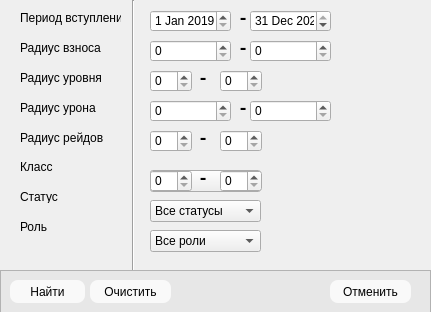
<?xml version="1.0" encoding="UTF-8"?>
<ui version="4.0">
 <class>Dialog</class>
 <widget class="QDialog" name="Dialog">
  <property name="geometry">
   <rect>
    <x>0</x>
    <y>0</y>
    <width>431</width>
    <height>312</height>
   </rect>
  </property>
  <property name="windowTitle">
   <string>Поиск</string>
  </property>
  <property name="windowIcon">
   <iconset>
    <normaloff>../icons/search.png</normaloff>../icons/search.png</iconset>
  </property>
  <widget class="Line" name="line">
   <property name="geometry">
    <rect>
     <x>123</x>
     <y>0</y>
     <width>20</width>
     <height>271</height>
    </rect>
   </property>
   <property name="orientation">
    <enum>Qt::Vertical</enum>
   </property>
  </widget>
  <widget class="QFrame" name="frame">
   <property name="geometry">
    <rect>
     <x>0</x>
     <y>270</y>
     <width>431</width>
     <height>51</height>
    </rect>
   </property>
   <property name="styleSheet">
    <string notr="true">background-color: rgb(231, 231, 231);</string>
   </property>
   <property name="frameShape">
    <enum>QFrame::StyledPanel</enum>
   </property>
   <property name="frameShadow">
    <enum>QFrame::Raised</enum>
   </property>
   <widget class="QPushButton" name="pushButton">
    <property name="geometry">
     <rect>
      <x>90</x>
      <y>10</y>
      <width>81</width>
      <height>23</height>
     </rect>
    </property>
    <property name="styleSheet">
     <string notr="true">background-color: rgb(249, 249, 249);
border-radius: 8px;</string>
    </property>
    <property name="text">
     <string>Очистить</string>
    </property>
    <property name="icon">
     <iconset>
      <normaloff>../icons/clear.png</normaloff>../icons/clear.png</iconset>
    </property>
   </widget>
   <widget class="QPushButton" name="pushButton_2">
    <property name="geometry">
     <rect>
      <x>10</x>
      <y>10</y>
      <width>75</width>
      <height>23</height>
     </rect>
    </property>
    <property name="styleSheet">
     <string notr="true">background-color: rgb(249, 249, 249);
border-radius: 8px;</string>
    </property>
    <property name="text">
     <string>Найти</string>
    </property>
    <property name="icon">
     <iconset>
      <normaloff>../icons/search.png</normaloff>../icons/search.png</iconset>
    </property>
   </widget>
   <widget class="QPushButton" name="pushButton_3">
    <property name="geometry">
     <rect>
      <x>330</x>
      <y>10</y>
      <width>81</width>
      <height>23</height>
     </rect>
    </property>
    <property name="styleSheet">
     <string notr="true">background-color: rgb(249, 249, 249);
border-radius: 8px;</string>
    </property>
    <property name="text">
     <string>Отменить</string>
    </property>
    <property name="icon">
     <iconset>
      <normaloff>../icons/cancel.png</normaloff>../icons/cancel.png</iconset>
    </property>
   </widget>
  </widget>
  <widget class="QLabel" name="label_2">
   <property name="geometry">
    <rect>
     <x>20</x>
     <y>70</y>
     <width>91</width>
     <height>16</height>
    </rect>
   </property>
   <property name="text">
    <string>Радиус уровня</string>
   </property>
  </widget>
  <widget class="QSpinBox" name="spinBox">
   <property name="geometry">
    <rect>
     <x>150</x>
     <y>70</y>
     <width>42</width>
     <height>22</height>
    </rect>
   </property>
   <property name="styleSheet">
    <string notr="true"/>
   </property>
   <property name="maximum">
    <number>31</number>
   </property>
  </widget>
  <widget class="QSpinBox" name="spinBox_2">
   <property name="geometry">
    <rect>
     <x>220</x>
     <y>70</y>
     <width>42</width>
     <height>22</height>
    </rect>
   </property>
   <property name="maximum">
    <number>31</number>
   </property>
  </widget>
  <widget class="QLabel" name="label_3">
   <property name="geometry">
    <rect>
     <x>200</x>
     <y>70</y>
     <width>16</width>
     <height>16</height>
    </rect>
   </property>
   <property name="font">
    <font>
     <family>Calibri</family>
     <pointsize>15</pointsize>
     <weight>75</weight>
     <bold>true</bold>
    </font>
   </property>
   <property name="text">
    <string>-</string>
   </property>
  </widget>
  <widget class="QComboBox" name="comboBox_2">
   <property name="geometry">
    <rect>
     <x>150</x>
     <y>200</y>
     <width>111</width>
     <height>22</height>
    </rect>
   </property>
   <item>
    <property name="text">
     <string>Все статусы</string>
    </property>
   </item>
   <item>
    <property name="text">
     <string>Активен</string>
    </property>
   </item>
   <item>
    <property name="text">
     <string>Неактивен</string>
    </property>
   </item>
   <item>
    <property name="text">
     <string>В отпуске</string>
    </property>
   </item>
  </widget>
  <widget class="QLabel" name="label_4">
   <property name="geometry">
    <rect>
     <x>20</x>
     <y>190</y>
     <width>47</width>
     <height>13</height>
    </rect>
   </property>
   <property name="text">
    <string>Статус</string>
   </property>
  </widget>
  <widget class="QLabel" name="label_5">
   <property name="geometry">
    <rect>
     <x>20</x>
     <y>10</y>
     <width>101</width>
     <height>16</height>
    </rect>
   </property>
   <property name="text">
    <string>Период вступления</string>
   </property>
  </widget>
  <widget class="QDateEdit" name="dateEdit">
   <property name="geometry">
    <rect>
     <x>150</x>
     <y>10</y>
     <width>81</width>
     <height>22</height>
    </rect>
   </property>
   <property name="date">
    <date>
     <year>2019</year>
     <month>1</month>
     <day>1</day>
    </date>
   </property>
  </widget>
  <widget class="QDateEdit" name="dateEdit_2">
   <property name="geometry">
    <rect>
     <x>250</x>
     <y>10</y>
     <width>81</width>
     <height>22</height>
    </rect>
   </property>
   <property name="date">
    <date>
     <year>2025</year>
     <month>12</month>
     <day>31</day>
    </date>
   </property>
  </widget>
  <widget class="QLabel" name="label_6">
   <property name="geometry">
    <rect>
     <x>240</x>
     <y>10</y>
     <width>16</width>
     <height>16</height>
    </rect>
   </property>
   <property name="font">
    <font>
     <family>Calibri</family>
     <pointsize>15</pointsize>
     <weight>75</weight>
     <bold>true</bold>
    </font>
   </property>
   <property name="text">
    <string>-</string>
   </property>
  </widget>
  <widget class="QComboBox" name="comboBox_3">
   <property name="geometry">
    <rect>
     <x>150</x>
     <y>230</y>
     <width>111</width>
     <height>22</height>
    </rect>
   </property>
   <item>
    <property name="text">
     <string>Все роли</string>
    </property>
   </item>
   <item>
    <property name="text">
     <string>Лидер</string>
    </property>
   </item>
   <item>
    <property name="text">
     <string>Заместитель</string>
    </property>
   </item>
   <item>
    <property name="text">
     <string>Офицер</string>
    </property>
   </item>
   <item>
    <property name="text">
     <string>Участник</string>
    </property>
   </item>
   <item>
    <property name="text">
     <string>Новичок</string>
    </property>
   </item>
  </widget>
  <widget class="QLabel" name="label_7">
   <property name="geometry">
    <rect>
     <x>20</x>
     <y>220</y>
     <width>47</width>
     <height>13</height>
    </rect>
   </property>
   <property name="text">
    <string>Роль</string>
   </property>
  </widget>
  <widget class="QComboBox" name="comboBox_4">
   <property name="geometry">
    <rect>
     <x>150</x>
     <y>170</y>
     <width>111</width>
     <height>22</height>
    </rect>
   </property>
  </widget>
  <widget class="QLabel" name="label_8">
   <property name="geometry">
    <rect>
     <x>20</x>
     <y>160</y>
     <width>47</width>
     <height>13</height>
    </rect>
   </property>
   <property name="text">
    <string>Класс</string>
   </property>
  </widget>
  <widget class="QLabel" name="label_9">
   <property name="geometry">
    <rect>
     <x>20</x>
     <y>40</y>
     <width>91</width>
     <height>16</height>
    </rect>
   </property>
   <property name="text">
    <string>Радиус взноса</string>
   </property>
  </widget>
  <widget class="QSpinBox" name="spinBox_3">
   <property name="geometry">
    <rect>
     <x>150</x>
     <y>40</y>
     <width>81</width>
     <height>22</height>
    </rect>
   </property>
   <property name="styleSheet">
    <string notr="true"/>
   </property>
   <property name="maximum">
    <number>31</number>
   </property>
  </widget>
  <widget class="QLabel" name="label_10">
   <property name="geometry">
    <rect>
     <x>240</x>
     <y>40</y>
     <width>16</width>
     <height>16</height>
    </rect>
   </property>
   <property name="font">
    <font>
     <family>Calibri</family>
     <pointsize>15</pointsize>
     <weight>75</weight>
     <bold>true</bold>
    </font>
   </property>
   <property name="text">
    <string>-</string>
   </property>
  </widget>
  <widget class="QSpinBox" name="spinBox_4">
   <property name="geometry">
    <rect>
     <x>250</x>
     <y>40</y>
     <width>81</width>
     <height>22</height>
    </rect>
   </property>
   <property name="maximum">
    <number>31</number>
   </property>
  </widget>
  <widget class="QLabel" name="label_11">
   <property name="geometry">
    <rect>
     <x>20</x>
     <y>100</y>
     <width>91</width>
     <height>16</height>
    </rect>
   </property>
   <property name="text">
    <string>Радиус урона</string>
   </property>
  </widget>
  <widget class="QSpinBox" name="spinBox_5">
   <property name="geometry">
    <rect>
     <x>150</x>
     <y>100</y>
     <width>81</width>
     <height>22</height>
    </rect>
   </property>
   <property name="styleSheet">
    <string notr="true"/>
   </property>
   <property name="maximum">
    <number>31</number>
   </property>
  </widget>
  <widget class="QLabel" name="label_12">
   <property name="geometry">
    <rect>
     <x>240</x>
     <y>100</y>
     <width>16</width>
     <height>16</height>
    </rect>
   </property>
   <property name="font">
    <font>
     <family>Calibri</family>
     <pointsize>15</pointsize>
     <weight>75</weight>
     <bold>true</bold>
    </font>
   </property>
   <property name="text">
    <string>-</string>
   </property>
  </widget>
  <widget class="QSpinBox" name="spinBox_6">
   <property name="geometry">
    <rect>
     <x>250</x>
     <y>100</y>
     <width>81</width>
     <height>22</height>
    </rect>
   </property>
   <property name="maximum">
    <number>31</number>
   </property>
  </widget>
  <widget class="QLabel" name="label_13">
   <property name="geometry">
    <rect>
     <x>20</x>
     <y>130</y>
     <width>91</width>
     <height>16</height>
    </rect>
   </property>
   <property name="text">
    <string>Радиус рейдов</string>
   </property>
  </widget>
  <widget class="QSpinBox" name="spinBox_7">
   <property name="geometry">
    <rect>
     <x>150</x>
     <y>130</y>
     <width>42</width>
     <height>22</height>
    </rect>
   </property>
   <property name="styleSheet">
    <string notr="true"/>
   </property>
   <property name="maximum">
    <number>31</number>
   </property>
  </widget>
  <widget class="QLabel" name="label_14">
   <property name="geometry">
    <rect>
     <x>200</x>
     <y>130</y>
     <width>16</width>
     <height>16</height>
    </rect>
   </property>
   <property name="font">
    <font>
     <family>Calibri</family>
     <pointsize>15</pointsize>
     <weight>75</weight>
     <bold>true</bold>
    </font>
   </property>
   <property name="text">
    <string>-</string>
   </property>
  </widget>
  <widget class="QSpinBox" name="spinBox_8">
   <property name="geometry">
    <rect>
     <x>220</x>
     <y>130</y>
     <width>42</width>
     <height>22</height>
    </rect>
   </property>
   <property name="maximum">
    <number>31</number>
   </property>
  </widget>
  <widget class="QSpinBox" name="spinBox_9">
   <property name="geometry">
    <rect>
     <x>150</x>
     <y>170</y>
     <width>42</width>
     <height>22</height>
    </rect>
   </property>
   <property name="styleSheet">
    <string notr="true"/>
   </property>
   <property name="maximum">
    <number>31</number>
   </property>
  </widget>
  <widget class="QLabel" name="label_15">
   <property name="geometry">
    <rect>
     <x>200</x>
     <y>170</y>
     <width>16</width>
     <height>16</height>
    </rect>
   </property>
   <property name="font">
    <font>
     <family>Calibri</family>
     <pointsize>15</pointsize>
     <weight>75</weight>
     <bold>true</bold>
    </font>
   </property>
   <property name="text">
    <string>-</string>
   </property>
  </widget>
  <widget class="QSpinBox" name="spinBox_10">
   <property name="geometry">
    <rect>
     <x>220</x>
     <y>170</y>
     <width>42</width>
     <height>22</height>
    </rect>
   </property>
   <property name="maximum">
    <number>31</number>
   </property>
  </widget>
 </widget>
 <resources/>
 <connections/>
</ui>
